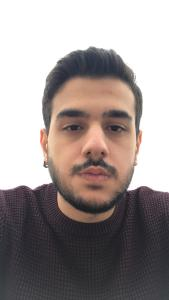
#> input picture Image Processing/ComputerVision/Photos/8FDB4D18-536D-4E45-9974-F5212E77FDCF.jpg, 169 x 300 px, given in place of the camera
$ python CV9_tracking.py
#> lines starting #> are read from the running program, lines starting #| are printed output that depends on the picture; after the words box and inside, x2 and y2 are one past the last pixel; in counts of white or black regions, pixels touching at a corner belong together
from tkinter import W
import numpy as np
import cv2 as cv

def onTrack1(val):
    global hueLow
    hueLow = val
    print("Hue Low", hueLow)

def onTrack2(val):
    global hueHigh
    hueHigh = val
    print("Hue High", hueHigh)

def onTrack3(val):
    global satLow
    satLow = val
    print("Sat Low", satLow)

def onTrack4(val):
    global satHigh
    satHigh = val
    print("Sat High", satHigh)

def onTrack5(val):
    global valLow
    valLow = val
    print("val Low", valLow)

def onTrack6(val):
    global valHigh
    valHigh = val
    print("Val High", valHigh)


width = 640
height = 360
fps = 60

cap = cv.VideoCapture(0, cv.CAP_DSHOW)
cap.set(cv.CAP_PROP_FRAME_HEIGHT, height)
cap.set(cv.CAP_PROP_FRAME_WIDTH, width)
cap.set(cv.CAP_PROP_FPS, fps)
cap.set(cv.CAP_PROP_FOURCC, cv.VideoWriter_fourcc(*"MJPG"))

cv.namedWindow("myTracker")
cv.moveWindow("myTracker", width + 10,0)

hueLow = 10
hueHigh = 20
satLow = 10
satHigh = 250
valLow = 10
valHigh = 250

cv.createTrackbar("Hue Low" , "myTracker", 10, 179 ,onTrack1)
cv.createTrackbar("Hue High" , "myTracker", 20, 179 ,onTrack2)
cv.createTrackbar("Sat Low" , "myTracker", 10, 255 ,onTrack3)
cv.createTrackbar("Sat High" , "myTracker", 250, 255 ,onTrack4)
cv.createTrackbar("Val Low" , "myTracker", 10, 255 ,onTrack5)
cv.createTrackbar("Val High" , "myTracker", 250, 255 ,onTrack6)

while cap.isOpened():
    _ , frame = cap.read()
#> frame is the input picture: shape (300, 169, 3); mean B, G, R 145.9, 147.7, 157
    frameHSV  = cv.cvtColor(frame, cv.COLOR_BGR2HSV)
#> frameHSV: shape (300, 169, 3); mean H, S, V 57.1, 28.8, 158.3

    lowerBound = np.array([hueLow,satLow,valLow])
    upperBound = np.array([hueHigh,satHigh,valHigh])

    myMask = cv.inRange(frameHSV, lowerBound, upperBound)
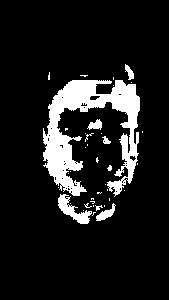
#> myMask: shape (300, 169); 11.4% white; 38 white regions (30 under 20 px), largest, box (x1, y1, x2, y2) and area: (43, 80, 140, 197) 4828, (58, 194, 92, 224) 402, (96, 203, 116, 221) 147
    myMask = cv.bitwise_not(myMask)

    #cv.imshow("My mask",myMask)
    #cv.moveWindow("My mask", 0 , height + 10)

    myMaskSmall = cv.resize(myMask, (int(width/2), int(height/2)))
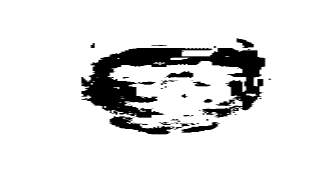
#> myMaskSmall: shape (180, 320); min 0, max 255, mean 225.9

    myObject = cv.bitwise_and(frame,frame,mask=myMask)
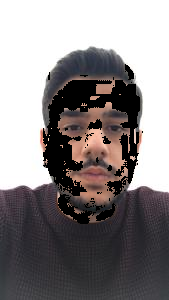
#> myObject: shape (300, 169, 3); mean B, G, R 131.9, 131.2, 136.5
    myObjectSmall = cv.resize(myObject, (int(width/2), int(height/2)))
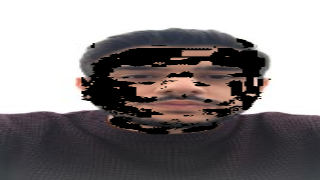
#> myObjectSmall: shape (180, 320, 3); mean B, G, R 131.8, 131.1, 136.4

    cv.imshow("My object small",myObjectSmall)
    cv.moveWindow("My object small", int(width/2) + 10, int(height) + 10 )

    cv.imshow("My mask small",myMaskSmall)
    cv.moveWindow("My mask small", 0, height + 10)

    cv.imshow("frame",frame)
    cv.moveWindow("frame", 0, 0)

    if cv.waitKey(1) & 0xff==ord("q"):
#> (key q is pressed here)
        break

cap.release()

$ run again, on Image Processing/ComputerVision/Photos/boran.jpg
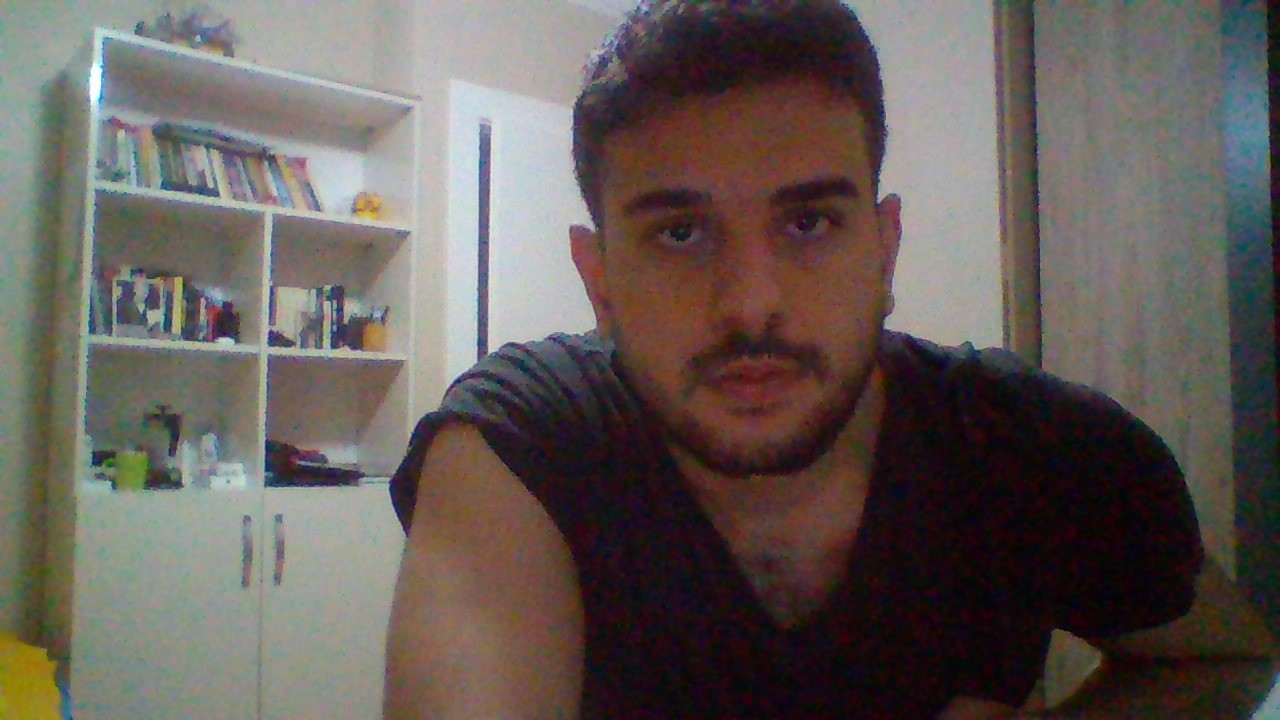
#> input picture Image Processing/ComputerVision/Photos/boran.jpg, 1280 x 720 px, given in place of the camera
#> frame is the input picture: shape (720, 1280, 3); mean B, G, R 87.7, 92, 100.2
#> frameHSV: shape (720, 1280, 3); mean H, S, V 70.8, 77.9, 105.2
#> `myMask = cv.inRange(frameHSV, lowerBound, upperBound)`:
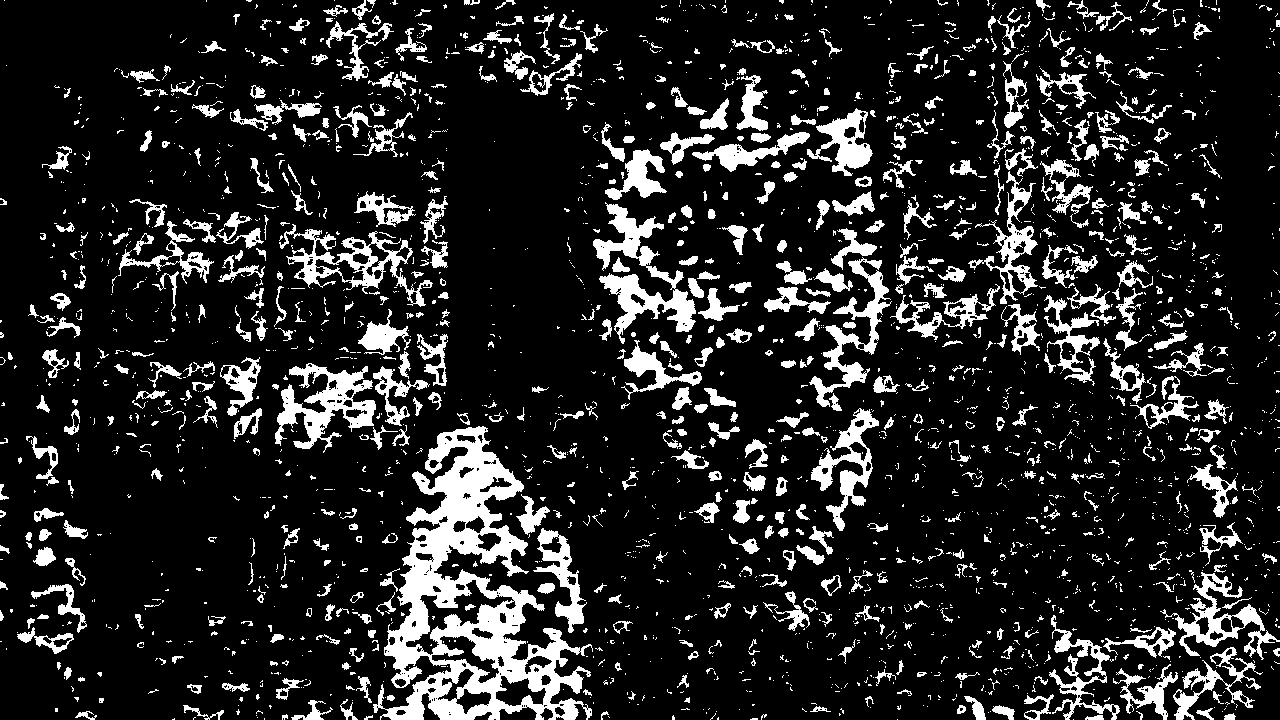
#> myMask: shape (720, 1280); 14.9% white; 2528 white regions (1859 under 20 px), largest, box (x1, y1, x2, y2) and area: (373, 426, 593, 720) 23460, (593, 202, 696, 344) 4553, (275, 363, 376, 453) 3682
#> `myObjectSmall = cv.resize(myObject, (int(width/2), int(height/2)))`:
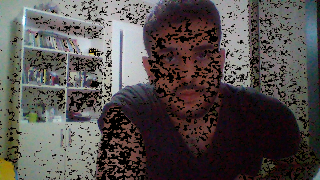
#> myObjectSmall: shape (180, 320, 3); mean B, G, R 76.7, 78.7, 84.2

$ run again, on Image Processing/ComputerVision/Photos/cat1.jpg
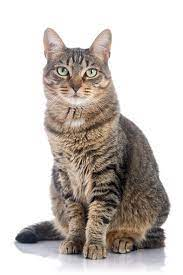
#> input picture Image Processing/ComputerVision/Photos/cat1.jpg, 183 x 275 px, given in place of the camera
#> frame is the input picture: shape (275, 183, 3); mean B, G, R 189.3, 194, 201
#> frameHSV: shape (275, 183, 3); mean H, S, V 21.9, 26.5, 201.4
#> `myMask = cv.inRange(frameHSV, lowerBound, upperBound)`:
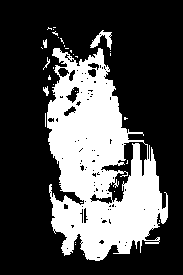
#> myMask: shape (275, 183); 30.1% white; 33 white regions (28 under 20 px), largest, box (x1, y1, x2, y2) and area: (47, 48, 168, 261) 14794, (90, 30, 112, 50) 178, (43, 86, 49, 96) 34, (43, 39, 47, 48) 28, (43, 57, 50, 70) 23
#> `myObjectSmall = cv.resize(myObject, (int(width/2), int(height/2)))`:
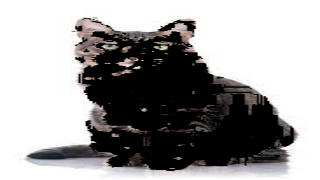
#> myObjectSmall: shape (180, 320, 3); mean B, G, R 158, 157.9, 159.3

$ run again, on Image Processing/ComputerVision/Photos/chicago-5347324_1920.jpg
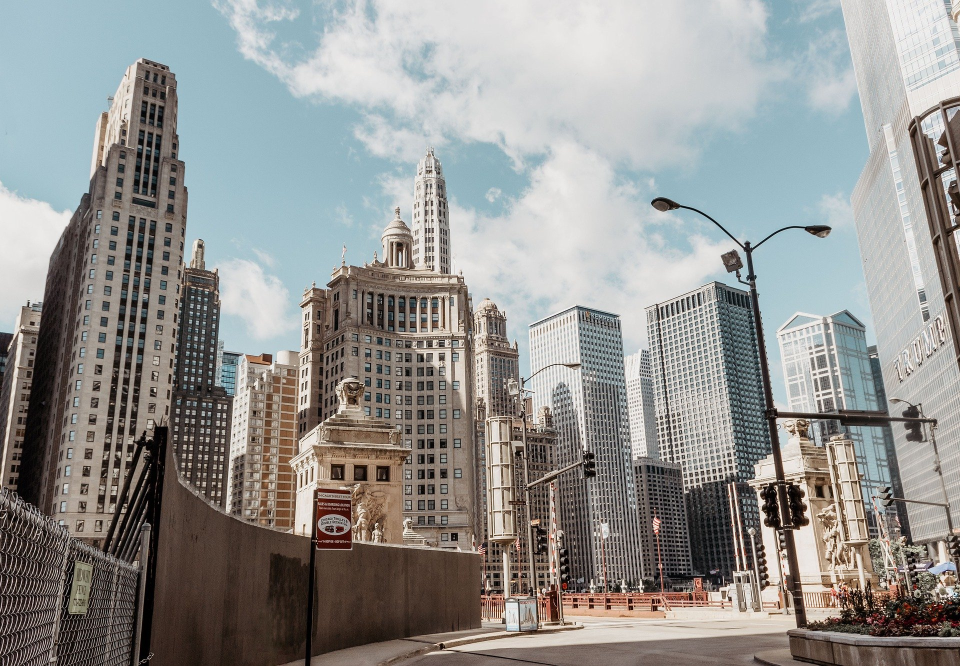
#> input picture Image Processing/ComputerVision/Photos/chicago-5347324_1920.jpg, 1920 x 1332 px, given in place of the camera (shown at 1/2 size)
#> frame is the input picture: shape (1332, 1920, 3); mean B, G, R 143.9, 146.3, 146.4
#> frameHSV: shape (1332, 1920, 3); mean H, S, V 48.1, 47.2, 155.5
#> `myMask = cv.inRange(frameHSV, lowerBound, upperBound)`:
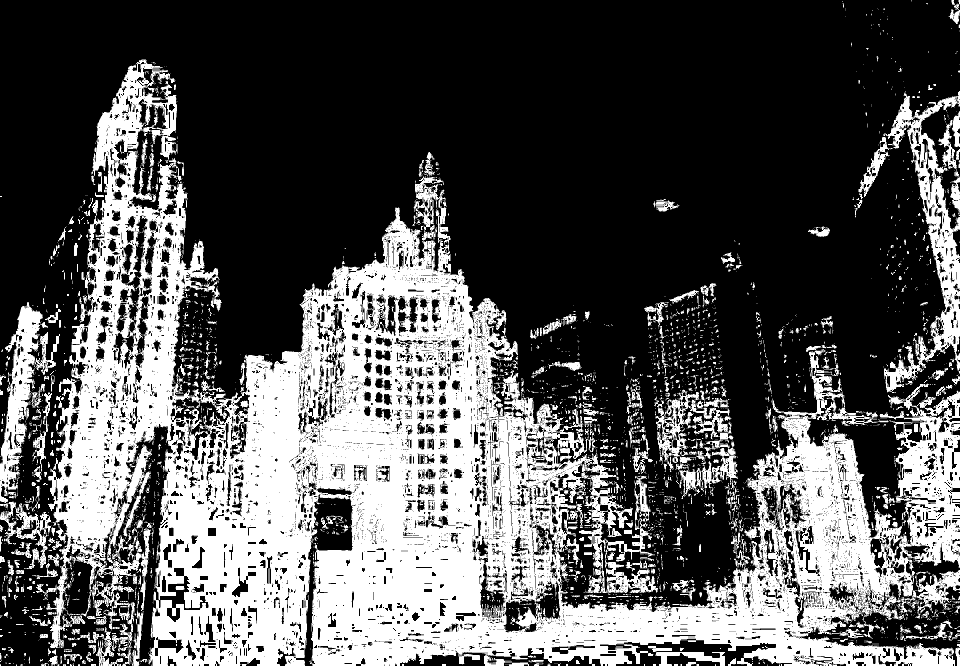
#> myMask: shape (1332, 1920) (shown at 1/2 size); 34% white; 3910 white regions (3301 under 20 px), largest, box (x1, y1, x2, y2) and area: (88, 118, 1920, 1332) 746171, (1717, 182, 1920, 786) 25102, (0, 604, 120, 1006) 14307
#> `myObjectSmall = cv.resize(myObject, (int(width/2), int(height/2)))`:
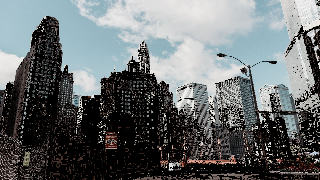
#> myObjectSmall: shape (180, 320, 3); mean B, G, R 109.1, 107.8, 103.2
